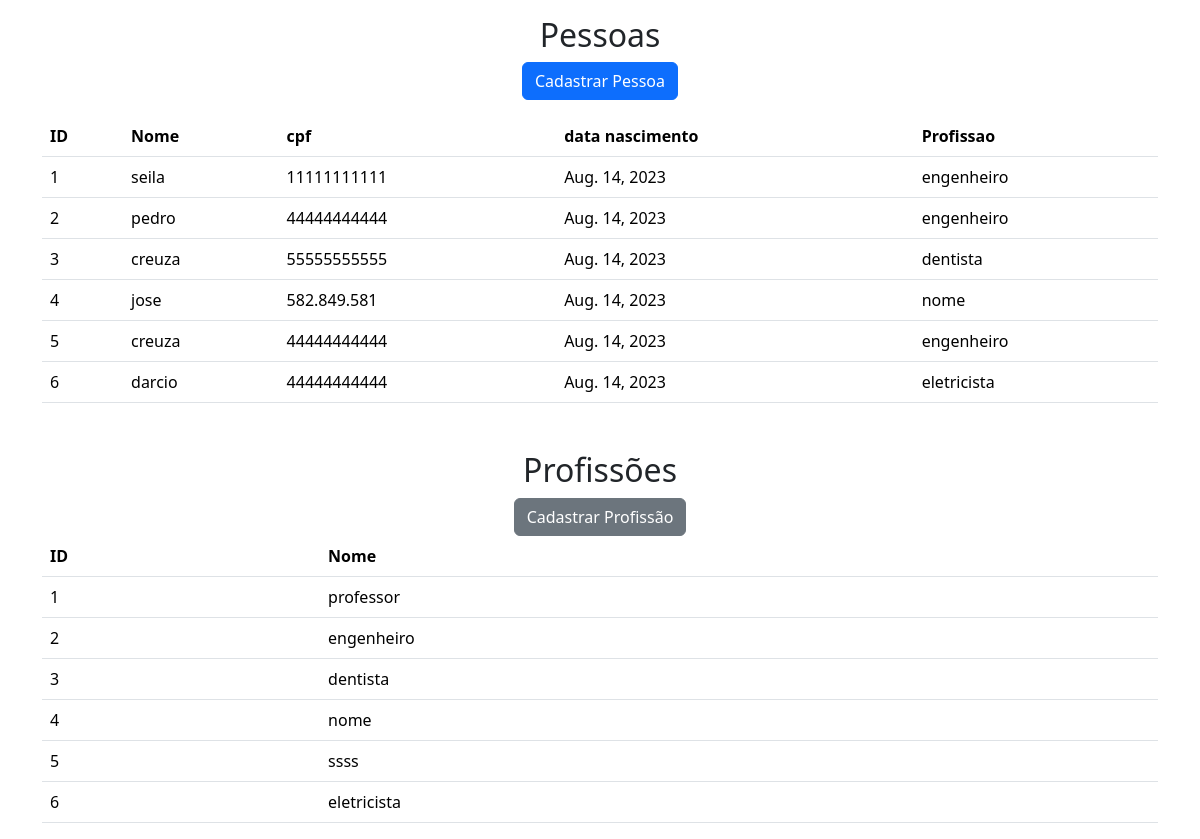
Before: / with the older database file.
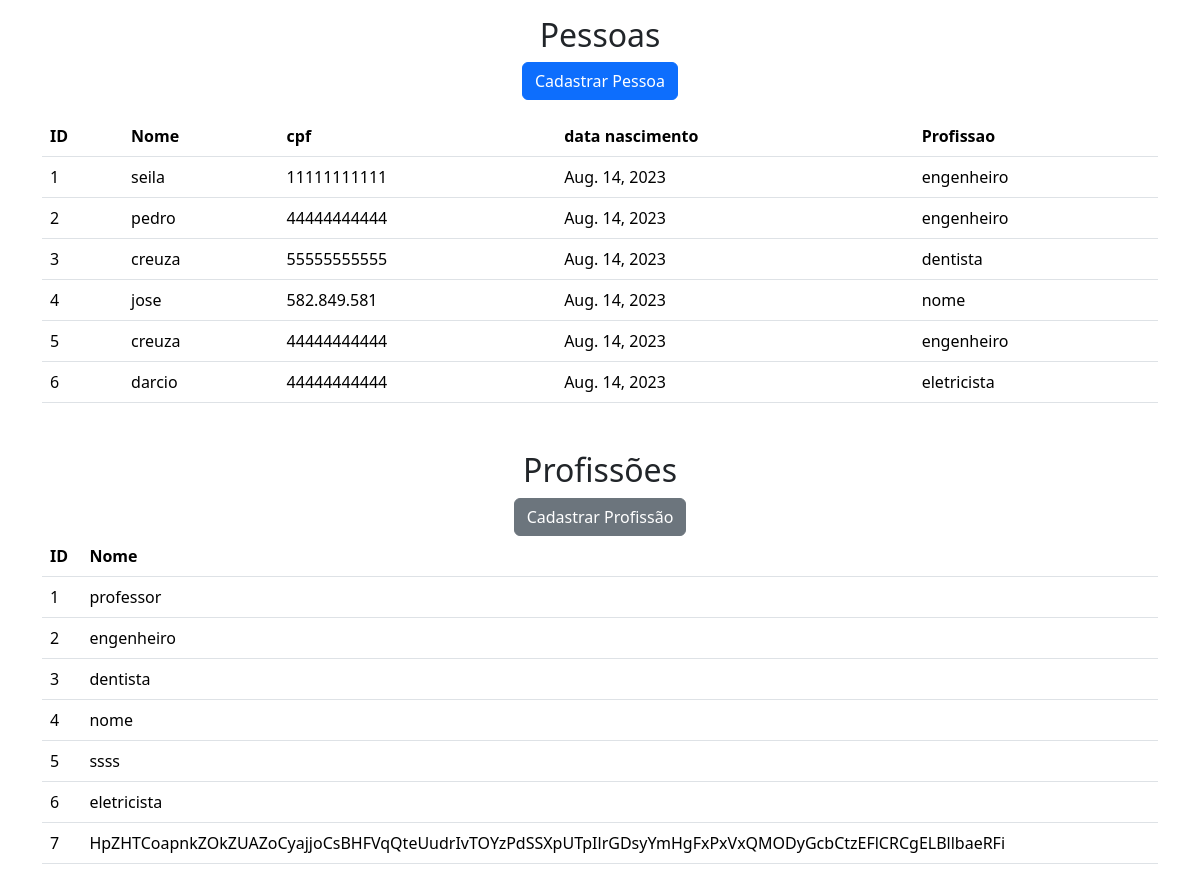
After: the same page with the newer database file.
### app1/models.py (models this page shows, shortened)
class Pessoa(models.Model):
    nome = models.CharField(max_length=100)
    cpf = models.CharField(max_length=11)
    data_nascimento = models.DateField()
    profissao = models.ForeignKey(Profissao, null=True, blank=True, on_delete=models.SET_NULL)

class Profissao(models.Model):
    descricao = models.CharField(max_length=100)
    def __str__(self):
        return self.descricao

### app1/views.py (the view)
# urls.py: path('', views.index, name='index'),
def index(request):
    pessoas = Pessoa.objects.all()
    profissoes = Profissao.objects.all()
    return render(request, 'index.html', {'pessoas': pessoas, 'profissoes': profissoes})

### app1/templates/index.html (shortened to what this page needs)
{% load django_bootstrap5 %}
<!DOCTYPE html>
<html lang="en">
<head>
    {% bootstrap_css %}
</head>
<body>
    <div class="container">
        <center >
            <h2 class="mt-3">Pessoas</h2>
            <a href="{% url 'cadastrar_pessoa' %}">
            <button class="btn btn-primary">Cadastrar Pessoa</button>
        </a>
        </center>
        <table class="table mt-3">
            <tr>
                <th>ID</th>
                <th>Nome</th>
                <th>cpf</th>
                <th>data nascimento</th>
                <th>Profissao</th>
            </tr>
            {% for pessoa in pessoas %}
            <tr>
                <td>{{ pessoa.id }}</td>
                <td>{{ pessoa.nome }}</td>
                <td>{{ pessoa.cpf }}</td>
                <td>{{ pessoa.data_nascimento }}</td>
                <td>{{ pessoa.profissao }}</td>
            </tr>
            {% endfor %}
        </table>
        <center>
            <h2 class="mt-5">Profissões</h2>
            <a href="{% url 'cadastrar_profissao' %}">
            <button class="btn btn-secondary">Cadastrar Profissão</button>
        </a>
        </center>
        <table class="table">
            <tr>
                <th>ID</th>
                <th>Nome</th>
            </tr>
            {% for profissao in profissoes %}
            <tr>
                <td>{{ profissao.id }}</td>
                <td>{{ profissao.descricao }}</td>
            </tr>
            {% endfor %}
        </table>
    </div>
</body>
</html>

Changed rows visible on the page:
added Profissao: id "7", descricao "HpZHTCoapnkZOkZUAZoCyajjoCsBHFVqQteUudrIvTOYzPdSSXpUTpIlrGDsyYmHgFxPxVxQMODyGcbCtzEFlCRCgELBllbaeRFi"
